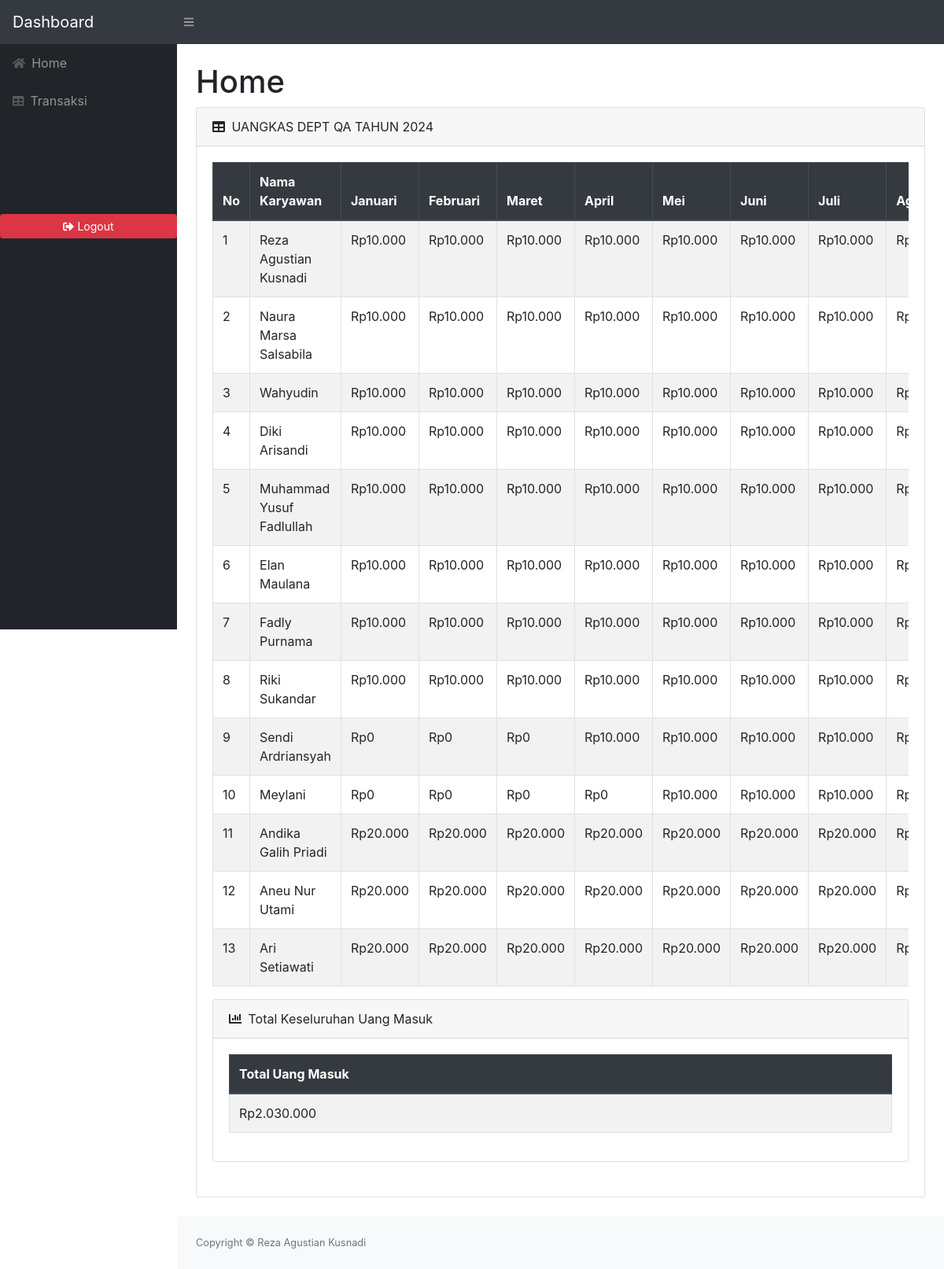
The page / on the database its author committed.
### tables this page shows
CREATE TABLE `tbbulan` (
  `nourut` int(15) NOT NULL,
  `namakaryawan` varchar(100) NOT NULL,
  `Jan` int(15) NOT NULL,
  `Feb` int(15) NOT NULL,
  `Mar` int(15) NOT NULL,
  `Apr` int(15) NOT NULL,
  `May` int(15) NOT NULL,
  `Jun` int(15) NOT NULL,
  `Jul` int(15) NOT NULL,
  `Aug` int(15) NOT NULL,
  `Sep` int(15) NOT NULL,
  `Oct` int(15) NOT NULL,
  `Nov` int(15) NOT NULL,
  `Des` int(15) NOT NULL,
  `total` int(15) DEFAULT 0
);

### index.php (the view, shortened to what this page needs)
<?php
$host = 'localhost';
$username = 'root';
$password = '';
$database = 'bendahara';
$conn = new mysqli($host, $username, $password, $database);
$sqlTotalPengeluaran = "SELECT SUM(jumlah) AS total_pengeluaran FROM transaksi WHERE tipe = 'pengeluaran'";
$resultTotalPengeluaran = $conn->query($sqlTotalPengeluaran);
$totalPengeluaran = 0;
if ($resultTotalPengeluaran->num_rows > 0) {
    $row = $resultTotalPengeluaran->fetch_assoc();
    $totalPengeluaran = $row['total_pengeluaran'];
}
$sqlTotalTbbulan = "SELECT SUM(Jan + Feb + Mar + Apr + May + Jun + Jul + Aug + Sep + Oct + Nov + Des) AS total_bulanan FROM tbbulan";
$resultTotalTbbulan = $conn->query($sqlTotalTbbulan);
$totalBulanan = 0;
if ($resultTotalTbbulan->num_rows > 0) {
    $row = $resultTotalTbbulan->fetch_assoc();
    $totalBulanan = $row['total_bulanan'];
}
$sqlTotalPemasukan = "SELECT SUM(jumlah) AS total_pemasukan FROM transaksi WHERE tipe = 'pemasukan'";
$resultTotalPemasukan = $conn->query($sqlTotalPemasukan);
$totalPemasukan = 0;
if ($resultTotalPemasukan->num_rows > 0) {
    $row = $resultTotalPemasukan->fetch_assoc();
    $totalPemasukan = $row['total_pemasukan'];
}
$totalKeseluruhan = ($totalBulanan + $totalPemasukan) - $totalPengeluaran;
?>
<?php
$host = 'localhost';
$username = 'root';
$password = '';
$database = 'bendahara';
$conn = new mysqli($host, $username, $password, $database);
$sql = "SELECT * FROM tbbulan";
$result = $conn->query($sql);
?>
<!DOCTYPE html>
<html lang="en">
<head>
    <link href="https://cdn.jsdelivr.net/npm/bootstrap@4.5.3/dist/css/bootstrap.min.css" rel="stylesheet">
    <link href="css/styles.css" rel="stylesheet">
</head>
<body class="sb-nav-fixed">
<nav class="sb-topnav navbar navbar-expand navbar-dark bg-dark">
    <a class="navbar-brand" href="index.php">Dashboard</a>
    <button class="btn btn-link btn-sm order-1 order-lg-0" id="sidebarToggle" href="#"><i class="fas fa-bars"></i></button>
</nav>
<div id="layoutSidenav">
    <div id="layoutSidenav_nav">
        <nav class="sb-sidenav accordion sb-sidenav-dark" id="sidenavAccordion">
            <div class="sb-sidenav-menu">
                <div class="nav">
                    <a class="nav-link" href="index.php">
                        <div class="sb-nav-link-icon"><i class="fas fa-home"></i></div>
                        Home
                    </a>
                    <a class="nav-link" href="transaksi.php">
                    <div class="sb-nav-link-icon"><i class="fas fa-table"></i></div>
                        Transaksi
                    </a>
                    <div class="sb-sidenav-menu-heading"></div>
                    <div class="sb-sidenav-menu-heading"></div>
                    <div class="sb-sidenav-menu-heading"></div>
                    <a href="logout.php" class="btn btn-danger btn-sm">
                        <i class="fas fa-sign-out-alt"></i> Logout
                    </a>
                </div>
            </div>
        </nav>
    </div>
    <div id="layoutSidenav_content">
        <main>
            <div class="container-fluid">
                <h1 class="mt-4">Home</h1>
                <div class="card mb-4">
                    <div class="card-header">
    <i class="fas fa-table mr-1"></i>
    UANGKAS DEPT QA TAHUN 2024
</div>
                    <div class="card-body">
                        <div class="table-responsive">
                            <table class="table table-bordered table-striped">
                                <thead class="thead-dark">
                                    <tr>
                                        <th>No</th>
                                        <th>Nama Karyawan</th>
                                        <th>Januari</th>
                                        <th>Februari</th>
                                        <th>Maret</th>
                                        <th>April</th>
                                        <th>Mei</th>
                                        <th>Juni</th>
                                        <th>Juli</th>
                                        <th>Agustus</th>
                                    </tr>
                                </thead>
                                <tbody>
                                    <?php if ($result->num_rows > 0): ?>
                                        <?php while ($row = $result->fetch_assoc()): ?>
                                            <tr>
                                                <td><?= $row['nourut'] ?></td>
                                                <td><?= $row['namakaryawan'] ?></td>
                                                <td>Rp<?= number_format($row['Jan'], 0, ',', '.') ?></td>
                                                <td>Rp<?= number_format($row['Feb'], 0, ',', '.') ?></td>
                                                <td>Rp<?= number_format($row['Mar'], 0, ',', '.') ?></td>
                                                <td>Rp<?= number_format($row['Apr'], 0, ',', '.') ?></td>
                                                <td>Rp<?= number_format($row['May'], 0, ',', '.') ?></td>
                                                <td>Rp<?= number_format($row['Jun'], 0, ',', '.') ?></td>
                                                <td>Rp<?= number_format($row['Jul'], 0, ',', '.') ?></td>
                                                <td>Rp<?= number_format($row['Aug'], 0, ',', '.') ?></td>
                                            </tr>
                                        <?php endwhile; ?>
                                    <?php else: ?>
                                        <tr>
                                            <td colspan="15" class="text-center">Tidak ada data</td>
                                        </tr>
                                    <?php endif; ?>
                                </tbody>
</table>
<div class="card mb-4">
    <div class="card-header">
        <i class="fas fa-chart-bar mr-1"></i>
        Total Keseluruhan Uang Masuk
    </div>
    <div class="card-body">
        <div class="table-responsive">
            <table class="table table-bordered table-striped">
                <thead class="thead-dark">
                    <tr>
                        <th>Total Uang Masuk</th>
                    </tr>
                </thead>
                <tbody>
                    <tr>
                        <td>Rp<?= number_format($totalKeseluruhan, 0, ',', '.') ?></td>
                    </tr>
                </tbody>
            </table>
        </div>
    </div>
</div>
                        </div>
                    </div>
                </div>
            </div>
        </main>
        <footer class="py-4 bg-light mt-auto">
            <div class="container-fluid">
                <div class="d-flex align-items-center justify-content-between small">
                    <div class="text-muted">Copyright &copy; Reza Agustian Kusnadi</div>
                </div>
            </div>
        </footer>
    </div>
</div>
</body>
</html>

### rows shown on the page
tbbulan: nourut "1", namakaryawan "Reza Agustian Kusnadi", Jan "10.000", Feb "10.000", Mar "10.000", Apr "10.000", May "10.000", Jun "10.000", Jul "10.000"
tbbulan: nourut "2", namakaryawan "Naura Marsa Salsabila", Jan "10.000", Feb "10.000", Mar "10.000", Apr "10.000", May "10.000", Jun "10.000", Jul "10.000"
tbbulan: nourut "3", namakaryawan "Wahyudin", Jan "10.000", Feb "10.000", Mar "10.000", Apr "10.000", May "10.000", Jun "10.000", Jul "10.000"
tbbulan: nourut "4", namakaryawan "Diki Arisandi", Jan "10.000", Feb "10.000", Mar "10.000", Apr "10.000", May "10.000", Jun "10.000", Jul "10.000"
tbbulan: nourut "5", namakaryawan "Muhammad Yusuf Fadlullah", Jan "10.000", Feb "10.000", Mar "10.000", Apr "10.000", May "10.000", Jun "10.000", Jul "10.000"
tbbulan: nourut "6", namakaryawan "Elan Maulana", Jan "10.000", Feb "10.000", Mar "10.000", Apr "10.000", May "10.000", Jun "10.000", Jul "10.000"
tbbulan: nourut "7", namakaryawan "Fadly Purnama", Jan "10.000", Feb "10.000", Mar "10.000", Apr "10.000", May "10.000", Jun "10.000", Jul "10.000"
tbbulan: nourut "8", namakaryawan "Riki Sukandar", Jan "10.000", Feb "10.000", Mar "10.000", Apr "10.000", May "10.000", Jun "10.000", Jul "10.000"
tbbulan: nourut "9", namakaryawan "Sendi Ardriansyah", Jan "0", Feb "0", Mar "0", Apr "10.000", May "10.000", Jun "10.000", Jul "10.000"
tbbulan: nourut "10", namakaryawan "Meylani", Jan "0", Feb "0", Mar "0", Apr "0", May "10.000", Jun "10.000", Jul "10.000"
tbbulan: nourut "11", namakaryawan "Andika Galih Priadi", Jan "20.000", Feb "20.000", Mar "20.000", Apr "20.000", May "20.000", Jun "20.000", Jul "20.000"
tbbulan: nourut "12", namakaryawan "Aneu Nur Utami", Jan "20.000", Feb "20.000", Mar "20.000", Apr "20.000", May "20.000", Jun "20.000", Jul "20.000"
tbbulan: nourut "13", namakaryawan "Ari Setiawati", Jan "20.000", Feb "20.000", Mar "20.000", Apr "20.000", May "20.000", Jun "20.000", Jul "20.000"

### other values the page prints
$totalKeseluruhan "2.030.000"
